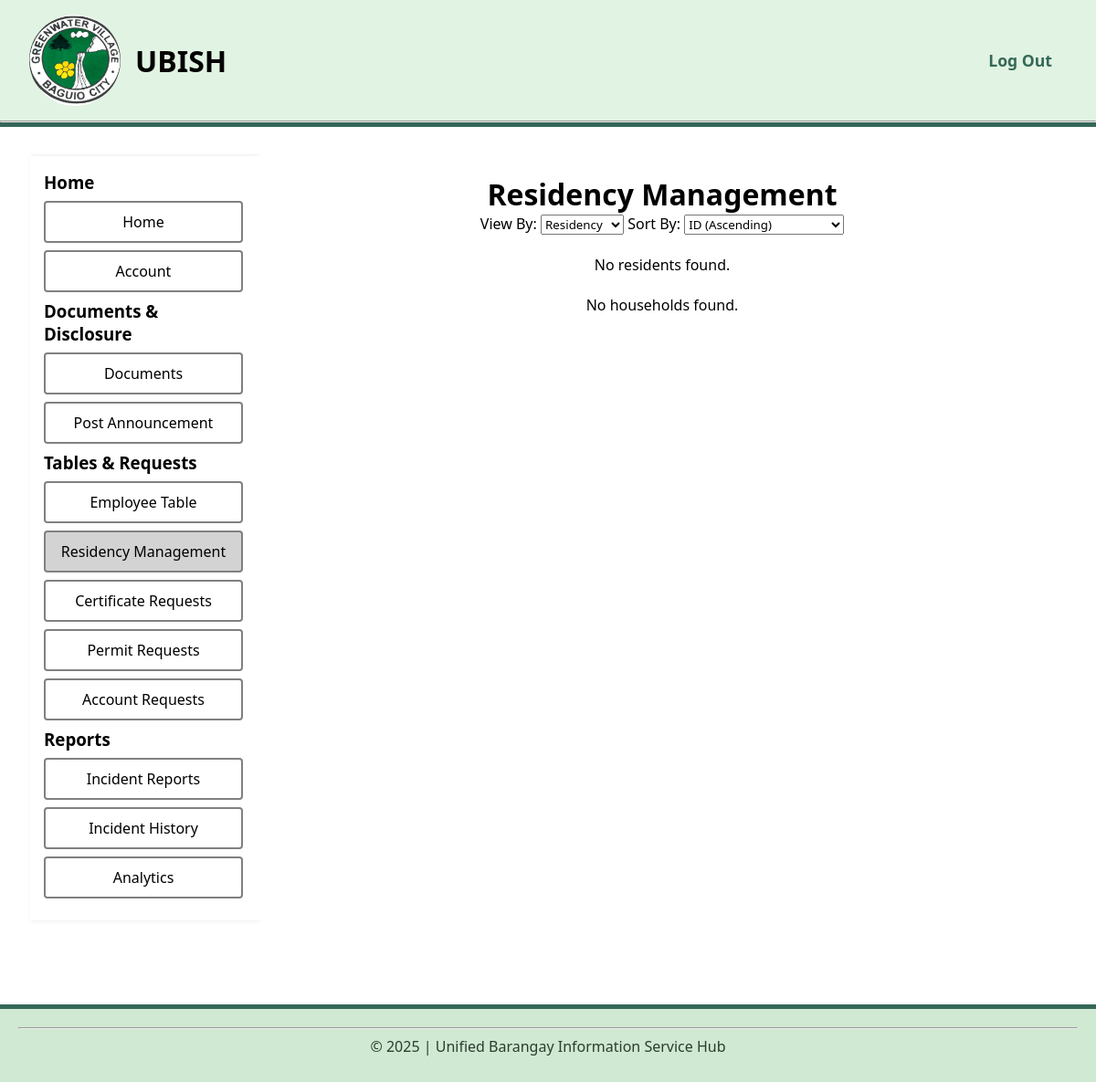
Page /pages/main/residency_management.php (signed in) on the earlier database version.
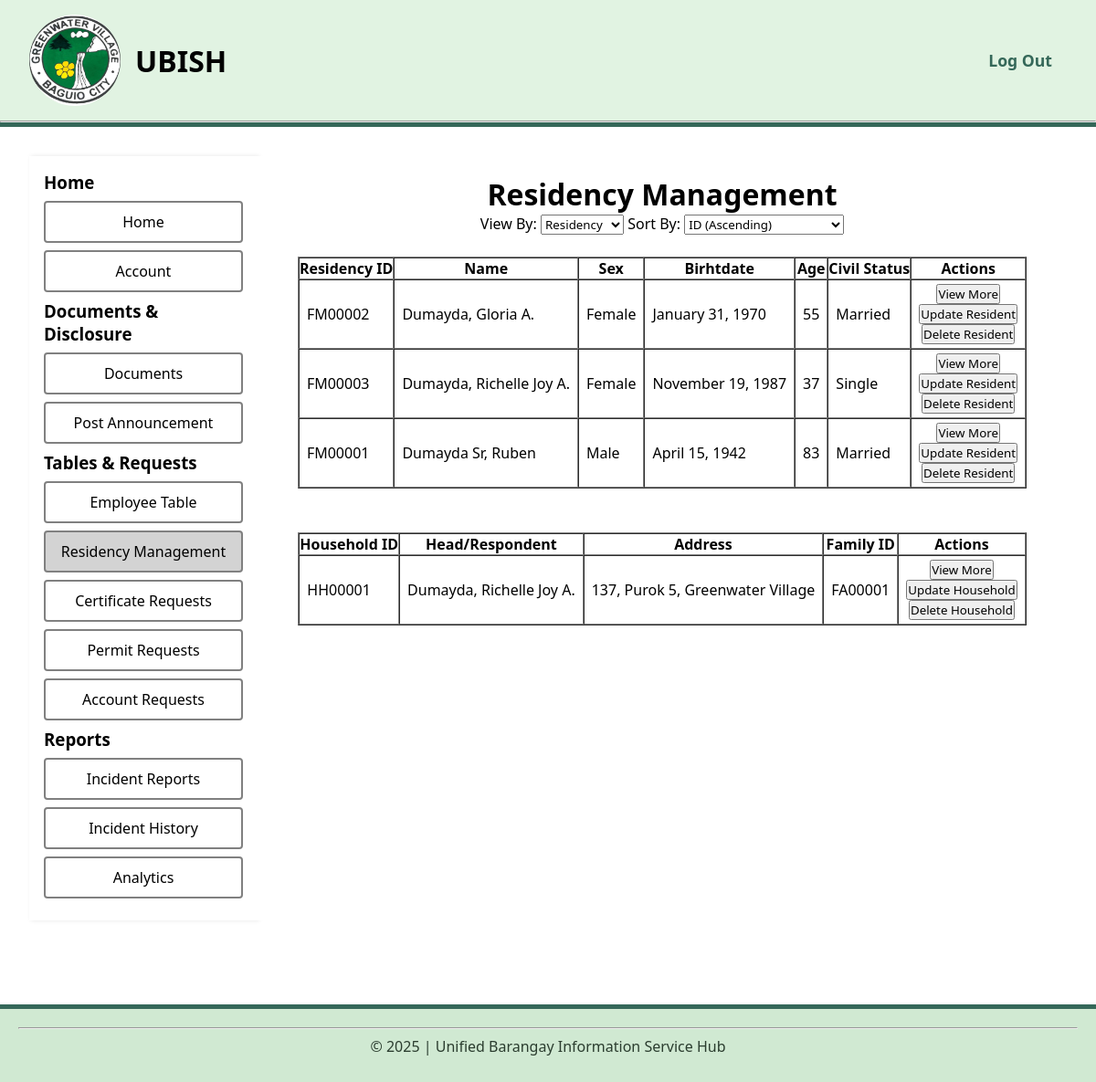
Same page on the later database version.
### tables this page shows
CREATE TABLE `family_members` (
  `member_id` varchar(10) NOT NULL,
  `family_id` varchar(10) NOT NULL,
  `first_name` varchar(255) NOT NULL,
  `middle_initial` varchar(5) DEFAULT NULL,
  `last_name` varchar(255) NOT NULL,
  `suffix` varchar(10) DEFAULT NULL,
  `relation` varchar(100) DEFAULT NULL,
  `sex` varchar(1) NOT NULL,
  `birthdate` date NOT NULL,
  `civil_status` varchar(50) NOT NULL,
  `religion` varchar(100) DEFAULT NULL,
  `schooling` varchar(50) NOT NULL,
  `attainment` varchar(50) DEFAULT NULL,
  `occupation` varchar(150) DEFAULT NULL,
  `emp_status` varchar(50) NOT NULL,
  `emp_category` varchar(50) DEFAULT NULL,
  `income_cash` decimal(10,2) DEFAULT NULL,
  `income_kind` varchar(50) DEFAULT NULL,
  `livelihood_training` text DEFAULT NULL,
  `is_senior_citizen` tinyint(1) DEFAULT NULL,
  `is_pwd` tinyint(1) DEFAULT NULL,
  `is_ofw` tinyint(1) DEFAULT NULL,
  `is_solo_parent` tinyint(1) DEFAULT NULL,
  `is_indigenous` tinyint(1) DEFAULT NULL,
  `remarks` text DEFAULT NULL
);

CREATE TABLE `households` (
  `household_id` varchar(10) NOT NULL,
  `household_address_id` varchar(10) NOT NULL,
  `household_respondent_id` varchar(10) NOT NULL,
  `created_at` datetime NOT NULL DEFAULT current_timestamp()
);

CREATE TABLE `families` (
  `family_id` varchar(10) NOT NULL,
  `household_id` varchar(10) NOT NULL,
  `created_at` datetime NOT NULL DEFAULT current_timestamp()
);

CREATE TABLE `household_respondents` (
  `household_respondent_id` varchar(10) NOT NULL,
  `first_name` varchar(255) NOT NULL,
  `middle_initial` varchar(5) DEFAULT NULL,
  `last_name` varchar(255) NOT NULL,
  `suffix` varchar(5) DEFAULT NULL
);

### config/dbfetch.php (called while the page is built, shortened)
<?php
    include __DIR__ . '/dbconfig.php';
    $accessQuery = "SELECT access_level FROM employee_details WHERE emp_id = :emp_id";
    $access = $pdo->prepare($accessQuery);
    $access->execute([":emp_id" => $_SESSION['emp_id']]);
    $accessLevel = $access->fetchColumn();
?>

### pages/main/residency_management.php (the view, shortened to what this page needs)
<?php
    include '../../config/dbfetch.php';
?>
<!DOCTYPE html>
<html lang="en">
<head>
    <link rel="stylesheet" href="../../assets/css/style.css">
</head>
<body>
    <header>
        <div class="navigation">
            <div class="logo">
                <img src="../../assets/img/greenwater-village-logo.jpg" alt="Greenwater Village Logo">
                <h1>UBISH</h1>
            </div>
            <form method="POST">
                <nav>
                    <ul>
                        <li>
                            <button class="logout" style="cursor: pointer;" name="logout">Log Out</button>
                        </li>
                    </ul>
                </nav>
            </form>
        </div>
        <hr>
    </header>
    <main>
        <div class="dashboard-main">
            <div class="dashboard-sidebar">
                <ul>
                    <h3>Home</h3>
                    <li><a href="../main/dashboard.php">Home</a></li>
                    <li><a href="../main/account.php">Account</a></li>
                    <h3>Documents & Disclosure</h3>
                    <li><a href="../main/documents.php">Documents</a></li>
                    <li><a href="../main/announcements.php">Post Announcement</a></li>
                    <h3>Tables & Requests</h3>
                    <li><a href="../main/employee_table.php">Employee Table</a></li>
                    <?php if ($accessLevel >= 2) { echo '<li class="active"><a href="../main/residency_management.php">Residency Management</a></li>'; } ?>
                    <?php if ($accessLevel >= 2) { echo '<li><a href="../main/certificates.php">Certificate Requests</a></li>'; } ?>
                    <?php if ($accessLevel >= 2) { echo '<li><a href="../main/permits.php">Permit Requests</a></li>'; } ?>
                    <?php if ($accessLevel >= 3) { echo '<li><a href="../main/account_requests.php">Account Requests</a></li>'; } ?>
                    <h3>Reports</h3>
                    <?php if ($accessLevel >= 2) { echo '<li><a href="../main/incidents.php">Incident Reports</a></li>'; }  ?>
                    <li><a href="../main/incident_table.php">Incident History</a></li>
                    <li><a href="../main/reports.php">Analytics</a></li>
                </ul>
            </div>
            <div class="dashboard-content">
                <center><h1>Residency Management</h1></center>
                <?php
                    $residencyQuery = "SELECT * FROM family_members ORDER BY last_name, first_name";
                    $residencyStmt = $pdo->query($residencyQuery);
                    $residency = $residencyStmt->fetchAll();
                ?>
                <div class="residency-table-actions">
                    <label for="view-by">View By:</label>
                    <select id="residency-view">
                        <option>Residency</option>
                    </select>
                    <label for="sort-by">Sort By:</label>
                    <select id="residency-sort">
                        <option id="id-asc">ID (Ascending)</option>
                    </select>
                </div>
                <div class="residency-table">
                    <?php
                        if ($residencyStmt->rowCount() < 1) {
                            echo '<br><p>No residents found.</p>';
                        } else {
                    ?>
                    <table border="1" cellpadding="10" cellspacing="0">
                        <thead>
                            <th>Residency ID</th>
                            <th>Name</th>
                            <th>Sex</th>
                            <th>Birhtdate</th>
                            <th>Age</th>
                            <th>Civil Status</th>
                            <th>Actions</th>
                        </thead>
                        <tbody>
                            <?php
                                foreach ($residency as $member) {
                                    $r_id = htmlspecialchars($member['member_id']);
                                    $name = htmlspecialchars($member['last_name']);
                                    if (!empty($member['suffix'])) { $name .= ' ' . htmlspecialchars($member['suffix']); }
                                    $name .= ', ';
                                    $name .= htmlspecialchars($member['first_name']);
                                    if (!empty($member['middle_initial'])) {
                                        $middleInitial = strtoupper(substr($member['middle_initial'], 0, 5)) . '.';
                                        $name .= ' ' . htmlspecialchars($middleInitial);
                                    }
                                    $sex = ($member['sex'] === 'M') ? "Male" : "Female";
                                    $birthdate = htmlspecialchars(date('F j, Y', strtotime($member['birthdate'])));
                                    $age = date_diff(date_create($birthdate), date_create('today'))->y;
                                    $civilStatus = htmlspecialchars($member['civil_status']);
                            ?>
                                    <tr>
                                        <td><?php echo $r_id; ?></td>
                                        <td><?php echo $name; ?></td>
                                        <td><?php echo $sex; ?></td>
                                        <td><?php echo $birthdate; ?></td>
                                        <td><?php echo $age; ?></td>
                                        <td><?php echo $civilStatus; ?></td>
                                        <td>
                                            <div class="residency-actions">
                                                <form action="" method="POST">
                                                    <button>View More</button>
                                                </form>
                                                <form action="" method="POST">
                                                    <button>Update Resident</button>
                                                </form>
                                                <form action="" method="POST">
                                                    <button>Delete Resident</button>
                                                </form>
                                            </div>
                                        </td>
                                    </tr>
                            <?php
                                }
                            ?>
                        </tbody>
                    </table>
                    <?php } ?>
                </div>
                <?php
                    $familyQuery = "
                        SELECT * FROM households
                        JOIN household_addresses ON households.household_address_id = household_addresses.household_address_id
                        JOIN household_respondents ON households.household_respondent_id = household_respondents.household_respondent_id
                        JOIN families ON households.household_id = families.household_id
                    ";
                    $familyStmt = $pdo->query($familyQuery);
                    $families = $familyStmt->fetchAll();
                ?>
                <div class="residency-household">
                    <?php
                        if ($familyStmt->rowCount() < 1) {
                            echo '<br><p>No households found.</p>';
                        } else {
                    ?>
                    <table border="1" cellpadding="10" cellspacing="0">
                        <thead>
                            <th>Household ID</th>
                            <th>Head/Respondent</th>
                            <th>Address</th>
                            <th>Family ID</th>
                            <th>Actions</th>
                        </thead>
                        <tbody>
                            <?php
                                foreach ($families as $family) {
                                    $householdId = htmlspecialchars($family['household_id']);
                                    $respondent = htmlspecialchars($family['last_name']);
                                    $respondent .= ', ';
                                    $respondent .= htmlspecialchars($family['first_name']);
                                    if (!empty($family['middle_initial'])) {
                                        $middleInitial = strtoupper(substr($family['middle_initial'], 0, 5)) . '.';
                                        $respondent .= ' ' . htmlspecialchars($middleInitial);
                                    }
                                    $addressParts = [];
                                    if (!empty($family['house_number'])) { $addressParts[] = htmlspecialchars($family['house_number']); }
                                    if (!empty($family['purok'])) { $addressParts[] = 'Purok ' . htmlspecialchars($family['purok']); }
                                    if (!empty($family['barangay'])) { $addressParts[] = htmlspecialchars($family['barangay']); }
                                    $address = implode(', ', $addressParts);
                                    $familyId = htmlspecialchars($family['family_id']);
                            ?>
                                    <tr>
                                        <td><?php echo $householdId; ?></td>
                                        <td><?php echo $respondent; ?></td>
                                        <td><?php echo $address; ?></td>
                                        <td><?php echo $familyId; ?></td>
                                        <td>
                                            <form action="">
                                                <button>View More</button>
                                            </form>
                                            <form action="">
                                                <button>Update Household</button>
                                            </form>
                                            <form action="">
                                                <button>Delete Household</button>
                                            </form>
                                        </td>
                                    </tr>
                            <?php
                                }
                            ?>
                        </tbody>
                    </table>
                    <?php } ?>
                </div>
            </div>
        </div>
    </main>
    <footer>
        <hr>
        <p><?php echo "&copy; " . date('Y') . " | Unified Barangay Information Service Hub"; ?></p>
    </footer>
</body>
</html>

### assets/css/style.css (style rules this page uses)
* { margin: 0; padding: 0; box-sizing: border-box; font-family: 'Segoe UI', Tahoma, Geneva, Verdana, sans-serif; }
body { display: grid; grid-template-rows: auto 1fr auto; min-height: 100vh; }
.navigation { display: flex; align-items: center; justify-content: space-between; margin: 16px 32px; }
.logo { display: flex; align-items: center; justify-content: center; text-align: center; }
.logo h1 { padding-left: 16px; }
.logo img { display: block; width: 100px; height: 100px; border-radius: 50%; object-fit: cover; }
nav ul { display: flex; align-items: center; justify-content: center; }
nav ul li { padding: 0 16px; list-style-type:none; }
main { margin: 32px; }
form { display: flex; flex-direction: column; align-items: center; justify-content: center; }
button.logout { border: none; background-color: white; font-size: 16px; }
.dashboard-main { display: grid; grid-template-columns: 250px 1fr; grid-template-rows: 1fr; min-height: 100vh; }
.dashboard-sidebar { grid-area: 1 / 1 / 2 / 2; overflow-y: auto; padding: 16px; box-shadow: 2px 0 5px rgba(0, 0, 0, 0.1); }
.dashboard-content { grid-area: 1 / 2 / 2 / 3; padding: 20px; display: flex; flex-direction: column; align-items: center; justify-content: flex-start; background-color: #fff; overflow-y: auto; }
.dashboard-sidebar ul { list-style-type: none; padding: 0; margin: 0; }
.dashboard-sidebar ul li { margin: 8px 0; border: 2px solid gray; border-radius: 4px; text-align: center; background-color: white; cursor: pointer; }
.dashboard-sidebar ul li a { display: block; padding: 10px; text-decoration: none; color: black; }
.dashboard-sidebar ul li.active { background-color: lightgray; }
.dashboard-content table { margin: 24px 0; }
.dashboard-content table tr td { padding: 4px 8px; }
footer p { text-align: center; padding: 8px; }

### pages/main/residency_management.php (style rules this page uses)
header { background-color: #e1f3e2 !important; border-bottom: 5px solid #356859 !important; }
.logout { background-color: #e1f3e2 !important; color: #356859 !important; font-weight: bold !important; font-size: 1.1rem !important; }
footer { background-color: #d0e9d2 !important; text-align: center !important; padding: 20px !important; color: #2b3d2f !important; border-top: 5px solid #356859 !important; margin-top: 60px !important; }

Differences in the rows shown:
added family_members: member_id "FM00002", name "Dumayda, Gloria A.", sex "Female", birthdate "January 31, 1970", birthdate "55", civil_status "Married"
added family_members: member_id "FM00003", name "Dumayda, Richelle Joy A.", sex "Female", birthdate "November 19, 1987", birthdate "37", civil_status "Single"
added family_members: member_id "FM00001", name "Dumayda Sr, Ruben", sex "Male", birthdate "April 15, 1942", birthdate "83", civil_status "Married"
added households: families.household_id "HH00001", household_respondent.middle_initial "Dumayda, Richelle Joy A.", address "137, Purok 5, Greenwater Village", families.family_id "FA00001"
Other differences:
text no longer shown: "No residents found. No households found."
text now shown: "Residency ID Name Sex Birhtdate Age Civil Status Actions Household ID Head/Respondent Address Family ID Actions"
